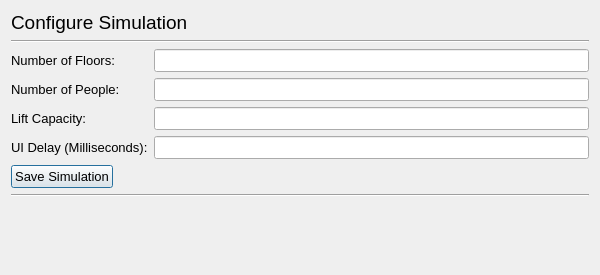
<?xml version="1.0" encoding="UTF-8"?>
<ui version="4.0">
 <class>dialog_config_sim</class>
 <widget class="QDialog" name="dialog_config_sim">
  <property name="geometry">
   <rect>
    <x>0</x>
    <y>0</y>
    <width>600</width>
    <height>275</height>
   </rect>
  </property>
  <property name="font">
   <font>
    <family>Arial</family>
    <pointsize>10</pointsize>
   </font>
  </property>
  <property name="windowTitle">
   <string>New Simulation - Lift Control</string>
  </property>
  <layout class="QGridLayout" name="gridLayout">
   <item row="0" column="0">
    <layout class="QVBoxLayout" name="vert_layout_config_sim">
     <item>
      <widget class="QLabel" name="lbl_config_sim">
       <property name="font">
        <font>
         <family>Arial</family>
         <pointsize>14</pointsize>
         <kerning>true</kerning>
        </font>
       </property>
       <property name="text">
        <string>Configure Simulation</string>
       </property>
      </widget>
     </item>
     <item>
      <widget class="Line" name="hori_line_config_sim">
       <property name="orientation">
        <enum>Qt::Horizontal</enum>
       </property>
      </widget>
     </item>
     <item>
      <layout class="QGridLayout" name="grid_layout_config_sim">
       <item row="4" column="0">
        <widget class="QLabel" name="lbl_ui_delay">
         <property name="text">
          <string>UI Delay (Milliseconds):</string>
         </property>
        </widget>
       </item>
       <item row="2" column="1">
        <widget class="QLineEdit" name="line_edit_num_people">
         <property name="maxLength">
          <number>40</number>
         </property>
        </widget>
       </item>
       <item row="3" column="0">
        <widget class="QLabel" name="lbl_lift_capacity">
         <property name="text">
          <string>Lift Capacity:</string>
         </property>
        </widget>
       </item>
       <item row="1" column="1">
        <widget class="QLineEdit" name="line_edit_num_floors">
         <property name="maxLength">
          <number>13</number>
         </property>
        </widget>
       </item>
       <item row="2" column="0">
        <widget class="QLabel" name="lbl_num_people">
         <property name="text">
          <string>Number of People:</string>
         </property>
        </widget>
       </item>
       <item row="1" column="0">
        <widget class="QLabel" name="lbl_num_floors">
         <property name="text">
          <string>Number of Floors:</string>
         </property>
        </widget>
       </item>
       <item row="3" column="1">
        <widget class="QLineEdit" name="line_edit_lift_capacity">
         <property name="maxLength">
          <number>40</number>
         </property>
        </widget>
       </item>
       <item row="4" column="1">
        <widget class="QLineEdit" name="line_edit_ui_delay">
         <property name="maxLength">
          <number>40</number>
         </property>
        </widget>
       </item>
      </layout>
     </item>
     <item alignment="Qt::AlignLeft">
      <widget class="QPushButton" name="btn_save_sim">
       <property name="text">
        <string>Save Simulation</string>
       </property>
      </widget>
     </item>
     <item>
      <widget class="Line" name="hori_line_save_sim">
       <property name="orientation">
        <enum>Qt::Horizontal</enum>
       </property>
      </widget>
     </item>
     <item>
      <widget class="QLabel" name="lbl_save_successful">
       <property name="font">
        <font>
         <italic>true</italic>
        </font>
       </property>
       <property name="text">
        <string/>
       </property>
      </widget>
     </item>
     <item>
      <spacer name="vert_spacer_config_sim">
       <property name="orientation">
        <enum>Qt::Vertical</enum>
       </property>
       <property name="sizeHint" stdset="0">
        <size>
         <width>20</width>
         <height>40</height>
        </size>
       </property>
      </spacer>
     </item>
    </layout>
   </item>
  </layout>
 </widget>
 <resources/>
 <connections/>
</ui>
